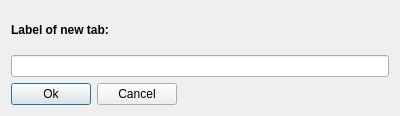
<?xml version="1.0" encoding="UTF-8"?>
<ui version="4.0">
 <class>NewTab</class>
 <widget class="QDialog" name="NewTab">
  <property name="geometry">
   <rect>
    <x>0</x>
    <y>0</y>
    <width>400</width>
    <height>116</height>
   </rect>
  </property>
  <property name="sizePolicy">
   <sizepolicy hsizetype="Maximum" vsizetype="Preferred">
    <horstretch>0</horstretch>
    <verstretch>0</verstretch>
   </sizepolicy>
  </property>
  <property name="windowTitle">
   <string>New tab</string>
  </property>
  <layout class="QVBoxLayout" name="verticalLayout">
   <item>
    <widget class="QLabel" name="label">
     <property name="font">
      <font>
       <weight>75</weight>
       <bold>true</bold>
      </font>
     </property>
     <property name="text">
      <string>Label of new tab:</string>
     </property>
    </widget>
   </item>
   <item>
    <widget class="QLineEdit" name="tabName"/>
   </item>
   <item>
    <layout class="QHBoxLayout" name="horizontalLayout">
     <property name="topMargin">
      <number>0</number>
     </property>
     <item alignment="Qt::AlignLeft">
      <widget class="QPushButton" name="okButton">
       <property name="sizePolicy">
        <sizepolicy hsizetype="Maximum" vsizetype="Fixed">
         <horstretch>0</horstretch>
         <verstretch>0</verstretch>
        </sizepolicy>
       </property>
       <property name="text">
        <string>Ok</string>
       </property>
      </widget>
     </item>
     <item alignment="Qt::AlignLeft">
      <widget class="QPushButton" name="cancelButton">
       <property name="sizePolicy">
        <sizepolicy hsizetype="Maximum" vsizetype="Fixed">
         <horstretch>0</horstretch>
         <verstretch>0</verstretch>
        </sizepolicy>
       </property>
       <property name="text">
        <string>Cancel</string>
       </property>
      </widget>
     </item>
     <item>
      <spacer name="horizontalSpacer">
       <property name="orientation">
        <enum>Qt::Horizontal</enum>
       </property>
       <property name="sizeHint" stdset="0">
        <size>
         <width>40</width>
         <height>20</height>
        </size>
       </property>
      </spacer>
     </item>
    </layout>
   </item>
  </layout>
 </widget>
 <resources/>
 <connections/>
</ui>
